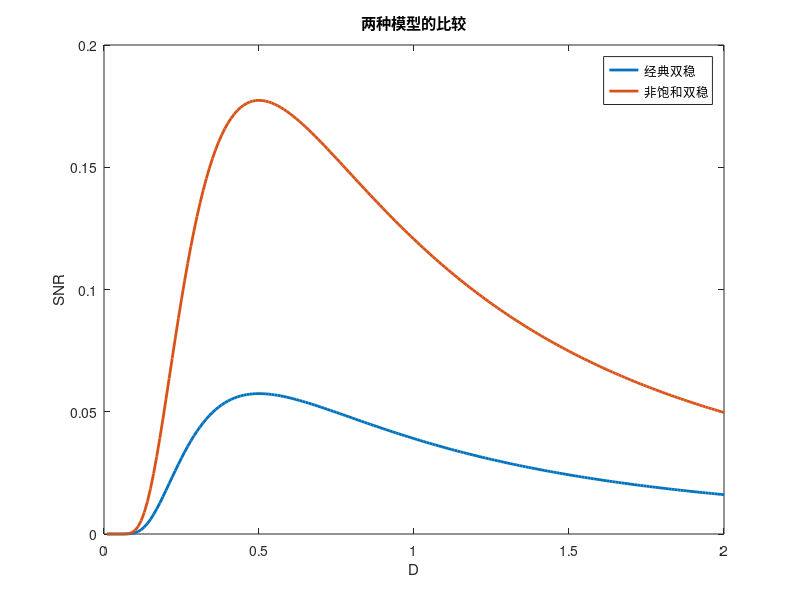

Recreate this plot in MATLAB.
clear all;clc
x=0:0.01:2;
y1=30*(0.25*sqrt(2)*exp(-1./(x))).*(0.01./x.^2);
y2=15*(pi*(1+2.56)*0.01)./(2*2.56*x.^2).*exp(-1./x);
plot(x,y1,'LineWidth',2);
hold on;
plot(x,y2,'LineWidth',2);
xlabel('D');
ylabel('SNR');
legend('经典双稳','非饱和双稳');
title('两种模型的比较');